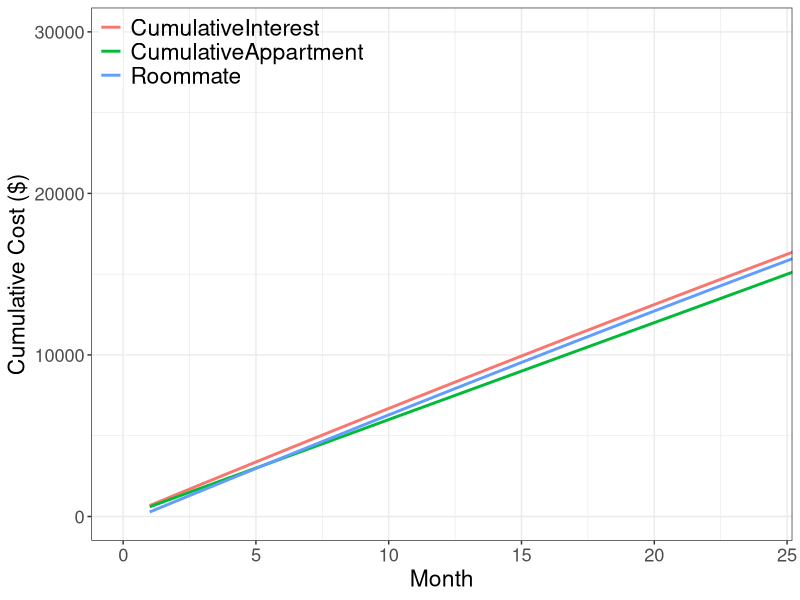

Write the R code that produced this figure.
################################################################################
#
# Time to buy analysis
#
# Zachary Barker, January 2017
#
################################################################################

# Import libraries
library(ggplot2)
library(reshape2)

# House terms
HousePrice <- 164000
DownPayment <- 10000
InterestRate <- 0.04
TaxRate <- 0.013
MortgageLength <- 15

# Other factors
Rent <- 600
Roommate <- 400
IncomeTaxRate <- 0.25 + 0.0575
Income <- 75000

# Calculated monthly payments following the equation:
#    P <- (Pv*R) / [1 - (1 + R)^(-n)] 
MonthlyEffectiveInterest <- (InterestRate + TaxRate)/12
MonthlyPayment <- (HousePrice - DownPayment)*
     (MonthlyEffectiveInterest*((1+ MonthlyEffectiveInterest)^(MortgageLength*12)))/
     ((1+MonthlyEffectiveInterest)^(MortgageLength*12)-1)

# Calculate time series
month <- c(1:360)
df <- data.frame(month)
df$CumulativeAppartment <- df$month*Rent
df$CumulativeHouse <- df$month*MonthlyPayment

# Calculate first row 
df$MonthlyInterest[1] <-(HousePrice-DownPayment)*MonthlyEffectiveInterest
df$MonthlyEquity[1] <- MonthlyPayment - df$MonthlyInterest[1]
df$CumulativeInterest[1] <- df$MonthlyInterest[1]
df$CumulativeEquity[1] <- df$MonthlyEquity[1]

# Calculate remainder of timeseries 
for(i in 2:360){
     df$MonthlyInterest[i] <- MonthlyEffectiveInterest*(HousePrice-DownPayment-df$CumulativeEquity[i-1])
     df$MonthlyEquity[i] <- MonthlyPayment - df$MonthlyInterest[i]
     df$CumulativeInterest[i] <- df$MonthlyInterest[i] + df$CumulativeInterest[i-1]
     df$CumulativeEquity[i] <- df$MonthlyEquity[i] + df$CumulativeEquity[i-1]
}

# Calculate with roomate
df$Roommate <- df$CumulativeInterest - Roommate

# Subset to only graphing parameters
scenarios <- df[,c("month","CumulativeInterest","CumulativeAppartment", "Roommate")]

# Reshape to plot
scenarios <- melt(scenarios, id="month")

# Plot
timeseries <- ggplot(data = scenarios) + 
     geom_line(aes(month,value, colour=variable), size = 1) +
     theme_bw()+
     xlab("Month")+
     ylab("Cumulative Cost ($)")+
     coord_cartesian(ylim = c(0,30000), xlim = c(0, 24))+
     theme(legend.justification=c(0,1), 
           legend.position=c(0,1), 
           legend.title=element_blank(), 
           legend.background = element_rect(fill="transparent"),
           plot.title = element_text(size = rel(2)),
           axis.text = element_text(size = rel(1.2)),
           axis.title = element_text(size = rel(1.5)),
           legend.text = element_text(size = rel(1.5)))

print(timeseries)
